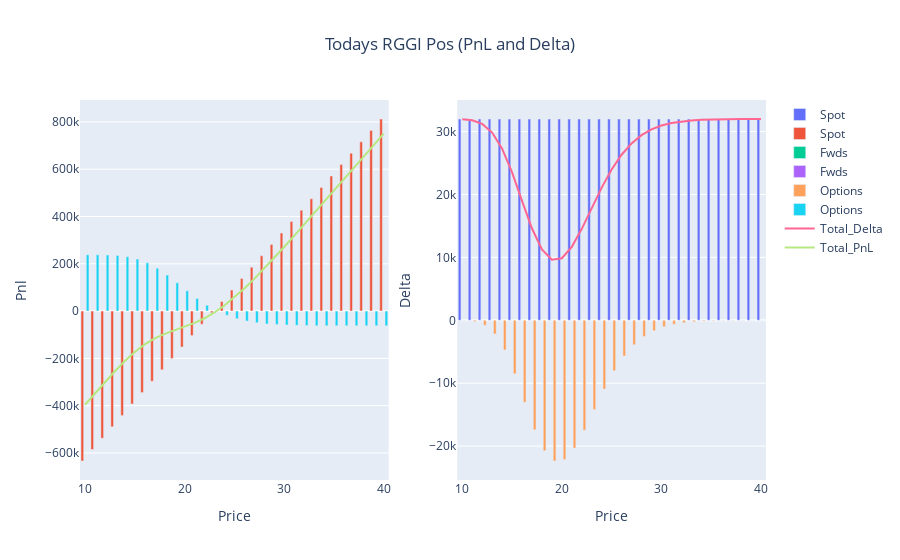

The code cell stored with this chart in its notebook:
### Markdown cell above
# Today's Position

### Code cell
## USE THIS STYLE OF GRAPHING FOR TODAY DATE ENTRY ##
position_functions = Position_Reporting(positions, 'RGGI', current_date)
pnl, delta, theta, vega, value = position_functions.combine_frame()

fig_d = go.Figure()

fig_d.add_trace(go.Bar(x=delta.Price, y=delta.Spot, name='Spot', base=0))
fig_d.add_trace(go.Bar(x=delta.Price, y=delta.Fwds, name='Fwds', base=0))
fig_d.add_trace(go.Bar(x=delta.Price, y=delta.Options, name='Options', base=0))
fig_d.add_trace(go.Scatter(x=delta.Price, y=delta.Total_Delta, mode='lines', name='Total_Delta'))

#fig_d.update_layout(title='ACCU Delta Today', xaxis_title='Price', yaxis_title='Delta', barmode='stack')
#fig_d.show()

#~~~~~~~~~~~~~~~~~~~~~~~~~~~~~~~~~
fig_p = go.Figure()

fig_p.add_trace(go.Bar(x=pnl.Price, y=pnl.Spot, name='Spot', base=0))
fig_p.add_trace(go.Bar(x=pnl.Price, y=pnl.Fwds, name='Fwds', base=0))
fig_p.add_trace(go.Bar(x=pnl.Price, y=pnl.Options, name='Options', base=0))
fig_p.add_trace(go.Scatter(x=pnl.Price, y=pnl.Total_Pnl, mode='lines', name='Total_PnL'))

#fig_p.update_layout(title='ACCU PnL Today', xaxis_title='Price', yaxis_title='pnl', barmode='stack')
#fig_p.show()


#~~~~~~~~~~~~~~~~~~~~~~~~~~~~~~~
fig = make_subplots(rows=1, cols=2)
for i in range(0,len(fig_d.data)):
    fig.add_trace(fig_d.data[i], row=1, col=2)
    fig.add_trace(fig_p.data[i], row=1, col=1)
    
#fig.update_layout(title={'text': 'Todays RGGI Pos (PnL and Delta)','x': 0.5,'xanchor': 'center'}, barmode='stack')
fig.update_layout(title={'text': 'Todays RGGI Pos (PnL and Delta)','x': 0.5,'xanchor': 'center'})

fig.update_xaxes(title_text="Price", row=1, col=1)
fig.update_yaxes(title_text="Pnl", row=1, col=1)
fig.update_xaxes(title_text="Price", row=1, col=2)
fig.update_yaxes(title_text="Delta", row=1, col=2)    
fig.show()

### Figure 1 — Plotly figure (JSON) as saved in the notebook; plotly's stock layout.template omitted (floating-point values rounded to 4 significant figures)
{"data": [{"base": 0, "name": "Spot", "type": "bar", "x": [10, 11, 12, 13, 14, 15, 16, 17, 18, 19, 20, 21, 22, 23, 24, 25, 26, 27, 28, 29, 30, 31, 32, 33, 34, 35, 36, 37, 38, 39, 40], "xaxis": "x2", "y": [32000, 32000, 32000, 32000, 32000, 32000, 32000, 32000, 32000, 32000, 32000, 32000, 32000, 32000, 32000, 32000, 32000, 32000, 32000, 32000, 32000, 32000, 32000, 32000, 32000, 32000, 32000, 32000, 32000, 32000, 32000], "yaxis": "y2"}, {"base": 0, "name": "Spot", "type": "bar", "x": [10, 11, 12, 13, 14, 15, 16, 17, 18, 19, 20, 21, 22, 23, 24, 25, 26, 27, 28, 29, 30, 31, 32, 33, 34, 35, 36, 37, 38, 39, 40], "xaxis": "x", "y": [-634000.0, -585800.0, -537600.0, -489300.0, -441100.0, -392900.0, -344700.0, -296500.0, -248300.0, -200100.0, -151900.0, -103700.0, -55440.0, -7232.0, 40980.0, 89190.0, 137400.0, 185600.0, 233800.0, 282000.0, 330200.0, 378500.0, 426700.0, 474900.0, 523100.0, 571300.0, 619500.0, 667700.0, 715900.0, 764100.0, 812400.0], "yaxis": "y"}, {"base": 0, "name": "Fwds", "type": "bar", "x": [10, 11, 12, 13, 14, 15, 16, 17, 18, 19, 20, 21, 22, 23, 24, 25, 26, 27, 28, 29, 30, 31, 32, 33, 34, 35, 36, 37, 38, 39, 40], "xaxis": "x2", "y": [0, 0, 0, 0, 0, 0, 0, 0, 0, 0, 0, 0, 0, 0, 0, 0, 0, 0, 0, 0, 0, 0, 0, 0, 0, 0, 0, 0, 0, 0, 0], "yaxis": "y2"}, {"base": 0, "name": "Fwds", "type": "bar", "x": [10, 11, 12, 13, 14, 15, 16, 17, 18, 19, 20, 21, 22, 23, 24, 25, 26, 27, 28, 29, 30, 31, 32, 33, 34, 35, 36, 37, 38, 39, 40], "xaxis": "x", "y": [0, 0, 0, 0, 0, 0, 0, 0, 0, 0, 0, 0, 0, 0, 0, 0, 0, 0, 0, 0, 0, 0, 0, 0, 0, 0, 0, 0, 0, 0, 0], "yaxis": "y"}, {"base": 0, "name": "Options", "type": "bar", "x": [10, 11, 12, 13, 14, 15, 16, 17, 18, 19, 20, 21, 22, 23, 24, 25, 26, 27, 28, 29, 30, 31, 32, 33, 34, 35, 36, 37, 38, 39, 40], "xaxis": "x2", "y": [-37.97, -207.3, -776.0, -2157.0, -4720.0, -8498.0, -13020.0, -17410.0, -20740.0, -22360.0, -22130.0, -20310.0, -17460.0, -14160.0, -10910.0, -8032.0, -5680.0, -3875.0, -2561.0, -1645.0, -1030.0, -630.2, -378.0, -222.6, -129.0, -73.68, -41.54, -23.15, -12.77, -6.981, -3.785], "yaxis": "y2"}, {"base": 0, "name": "Options", "type": "bar", "x": [10, 11, 12, 13, 14, 15, 16, 17, 18, 19, 20, 21, 22, 23, 24, 25, 26, 27, 28, 29, 30, 31, 32, 33, 34, 35, 36, 37, 38, 39, 40], "xaxis": "x", "y": [238000.0, 237800.0, 237100.0, 235100.0, 230000.0, 220200.0, 204100.0, 181100.0, 152100.0, 119400.0, 85700.0, 53560.0, 25020.0, 1177.0, -17680.0, -31890.0, -42140.0, -49280.0, -54070.0, -57190.0, -59170.0, -60400.0, -61150.0, -61590.0, -61850.0, -62000.0, -62080.0, -62130.0, -62160.0, -62170.0, -62180.0], "yaxis": "y"}, {"mode": "lines", "name": "Total_Delta", "type": "scatter", "x": [10, 11, 12, 13, 14, 15, 16, 17, 18, 19, 20, 21, 22, 23, 24, 25, 26, 27, 28, 29, 30, 31, 32, 33, 34, 35, 36, 37, 38, 39, 40], "xaxis": "x2", "y": [31960.0, 31790.0, 31220.0, 29840.0, 27280.0, 23500.0, 18980.0, 14590.0, 11260.0, 9636.0, 9870.0, 11690.0, 14540.0, 17840.0, 21090.0, 23970.0, 26320.0, 28120.0, 29440.0, 30360.0, 30970.0, 31370.0, 31620.0, 31780.0, 31870.0, 31930.0, 31960.0, 31980.0, 31990.0, 31990.0, 32000.0], "yaxis": "y2"}, {"mode": "lines", "name": "Total_PnL", "type": "scatter", "x": [10, 11, 12, 13, 14, 15, 16, 17, 18, 19, 20, 21, 22, 23, 24, 25, 26, 27, 28, 29, 30, 31, 32, 33, 34, 35, 36, 37, 38, 39, 40], "xaxis": "x", "y": [-396000.0, -348000.0, -300400.0, -254300.0, -211100.0, -172700.0, -140600.0, -115400.0, -96140.0, -80630.0, -66160.0, -50090.0, -30430.0, -6055.0, 23300.0, 57310.0, 95260.0, 136300.0, 179800.0, 224800.0, 271100.0, 318100.0, 365500.0, 413300.0, 461200.0, 509300.0, 557400.0, 605600.0, 653800.0, 702000.0, 750200.0], "yaxis": "y"}], "layout": {"autosize": true, "title": {"text": "Todays RGGI Pos (PnL and Delta)", "x": 0.5, "xanchor": "center"}, "xaxis": {"anchor": "y", "autorange": true, "domain": [0, 0.45], "range": [9.5, 40.5], "title": {"text": "Price"}, "type": "linear"}, "xaxis2": {"anchor": "y2", "autorange": true, "domain": [0.55, 1], "range": [9.5, 40.5], "title": {"text": "Price"}, "type": "linear"}, "yaxis": {"anchor": "x", "autorange": true, "domain": [0, 1], "range": [-714300.0, 892700.0], "title": {"text": "Pnl"}, "type": "linear"}, "yaxis2": {"anchor": "x2", "autorange": true, "domain": [0, 1], "range": [-25380.0, 35020.0], "title": {"text": "Delta"}, "type": "linear"}}}
